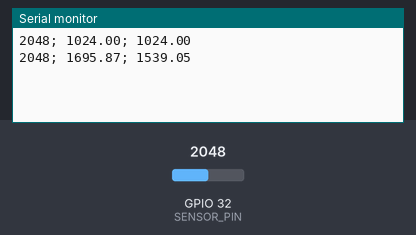
A sketch run on a simulated ESP32. On the bench: the last lines printed to the serial monitor. The test bench sets the inputs (shaded band); at power-on: GPIO 32 (SENSOR_PIN) = 2048.

Above: at 10.8 s.
10.9 s: GPIO 32 (SENSOR_PIN) set to 2866
At 16.1 s:
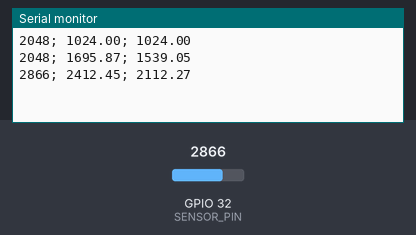
18.4 s: GPIO 32 (SENSOR_PIN) set to 3603
At 21.2 s:
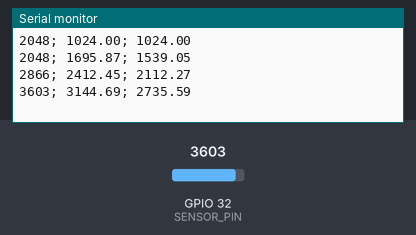
Timing chart, 0 to 22.7 s (numbered marks = the images above; inputs shaded):
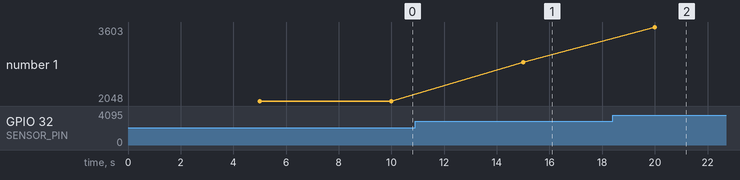

The sketch:

main.ino
```cpp
#include <SimpleKalmanFilter.h>

#define SENSOR_PIN 32 // ADC CH 4 - 12 bits
#define READINGS 60

SimpleKalmanFilter kFilt1(80, 80, 0.11);
SimpleKalmanFilter kFilt2(200, 200, 0.1);

void setup()
{
    Serial.begin(115200);

    delay(5000);
    for (int i = 0; i < READINGS; i++)
    {
        int sensor_reading = analogRead(SENSOR_PIN);

        Serial.print(sensor_reading);
        Serial.print("; ");
        Serial.print(kFilt1.updateEstimate(sensor_reading));
        Serial.print("; ");
        Serial.print(kFilt2.updateEstimate(sensor_reading));
        Serial.println();
        delay(5000);
    }
    Serial.println("");
}

void loop()
{
    Serial.print(".");
    delay(5000);
}
```

Measured:
- after the input at 10.9 s, the serial monitor: prints a new line after 4.1 s (image 1)
- after the input at 18.4 s, the serial monitor: prints a new line after 1.6 s (image 2)
- plotted number 1: 2048 → 2866 after the input at 10.9 s, 2866 → 3603 after the input at 18.4 s
